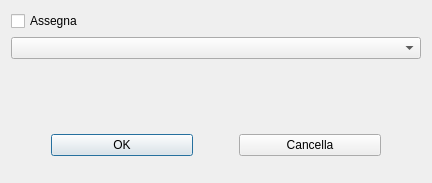
<ui version="4.0" >
 <class>NuovoGiocatore</class>
 <widget class="QDialog" name="NuovoGiocatore" >
  <property name="geometry" >
   <rect>
    <x>0</x>
    <y>0</y>
    <width>432</width>
    <height>183</height>
   </rect>
  </property>
  <property name="windowTitle" >
   <string>Nuovo Giocatore</string>
  </property>
  <layout class="QVBoxLayout" >
   <item>
    <layout class="QVBoxLayout" >
     <item>
      <layout class="QHBoxLayout" >
       <item>
        <layout class="QVBoxLayout" >
         <item>
          <widget class="QCheckBox" name="randomCheck" >
           <property name="text" >
            <string>Assegna</string>
           </property>
          </widget>
         </item>
         <item>
          <widget class="QComboBox" name="contradaCombo" />
         </item>
        </layout>
       </item>
      </layout>
     </item>
     <item>
      <spacer>
       <property name="orientation" >
        <enum>Qt::Vertical</enum>
       </property>
       <property name="sizeType" >
        <enum>QSizePolicy::Expanding</enum>
       </property>
       <property name="sizeHint" stdset="0" >
        <size>
         <width>20</width>
         <height>40</height>
        </size>
       </property>
      </spacer>
     </item>
     <item>
      <layout class="QHBoxLayout" >
       <item>
        <spacer>
         <property name="orientation" >
          <enum>Qt::Vertical</enum>
         </property>
         <property name="sizeType" >
          <enum>QSizePolicy::Expanding</enum>
         </property>
         <property name="sizeHint" stdset="0" >
          <size>
           <width>40</width>
           <height>20</height>
          </size>
         </property>
        </spacer>
       </item>
       <item>
        <widget class="QPushButton" name="okButton" >
         <property name="text" >
          <string>OK</string>
         </property>
        </widget>
       </item>
       <item>
        <spacer>
         <property name="orientation" >
          <enum>Qt::Vertical</enum>
         </property>
         <property name="sizeType" >
          <enum>QSizePolicy::Expanding</enum>
         </property>
         <property name="sizeHint" stdset="0" >
          <size>
           <width>40</width>
           <height>20</height>
          </size>
         </property>
        </spacer>
       </item>
       <item>
        <widget class="QPushButton" name="cancellaButton" >
         <property name="text" >
          <string>Cancella</string>
         </property>
        </widget>
       </item>
       <item>
        <spacer>
         <property name="orientation" >
          <enum>Qt::Vertical</enum>
         </property>
         <property name="sizeType" >
          <enum>QSizePolicy::Expanding</enum>
         </property>
         <property name="sizeHint" stdset="0" >
          <size>
           <width>40</width>
           <height>20</height>
          </size>
         </property>
        </spacer>
       </item>
      </layout>
     </item>
    </layout>
   </item>
  </layout>
 </widget>
 <layoutdefault spacing="6" margin="11" />
 <pixmapfunction>qPixmapFromMimeSource</pixmapfunction>
 <includes>
  <include location="global" >vector</include>
  <include location="local" >../tdpaliocommon/giocatore.h</include>
 </includes>
 <resources/>
 <connections>
  <connection>
   <sender>cancellaButton</sender>
   <signal>clicked()</signal>
   <receiver>NuovoGiocatore</receiver>
   <slot>reject()</slot>
   <hints>
    <hint type="sourcelabel" >
     <x>20</x>
     <y>20</y>
    </hint>
    <hint type="destinationlabel" >
     <x>20</x>
     <y>20</y>
    </hint>
   </hints>
  </connection>
  <connection>
   <sender>randomCheck</sender>
   <signal>stateChanged(int)</signal>
   <receiver>NuovoGiocatore</receiver>
   <slot>enableCombo(int)</slot>
   <hints>
    <hint type="sourcelabel" >
     <x>20</x>
     <y>20</y>
    </hint>
    <hint type="destinationlabel" >
     <x>20</x>
     <y>20</y>
    </hint>
   </hints>
  </connection>
  <connection>
   <sender>okButton</sender>
   <signal>clicked()</signal>
   <receiver>NuovoGiocatore</receiver>
   <slot>accept()</slot>
   <hints>
    <hint type="sourcelabel" >
     <x>20</x>
     <y>20</y>
    </hint>
    <hint type="destinationlabel" >
     <x>20</x>
     <y>20</y>
    </hint>
   </hints>
  </connection>
 </connections>
</ui>
